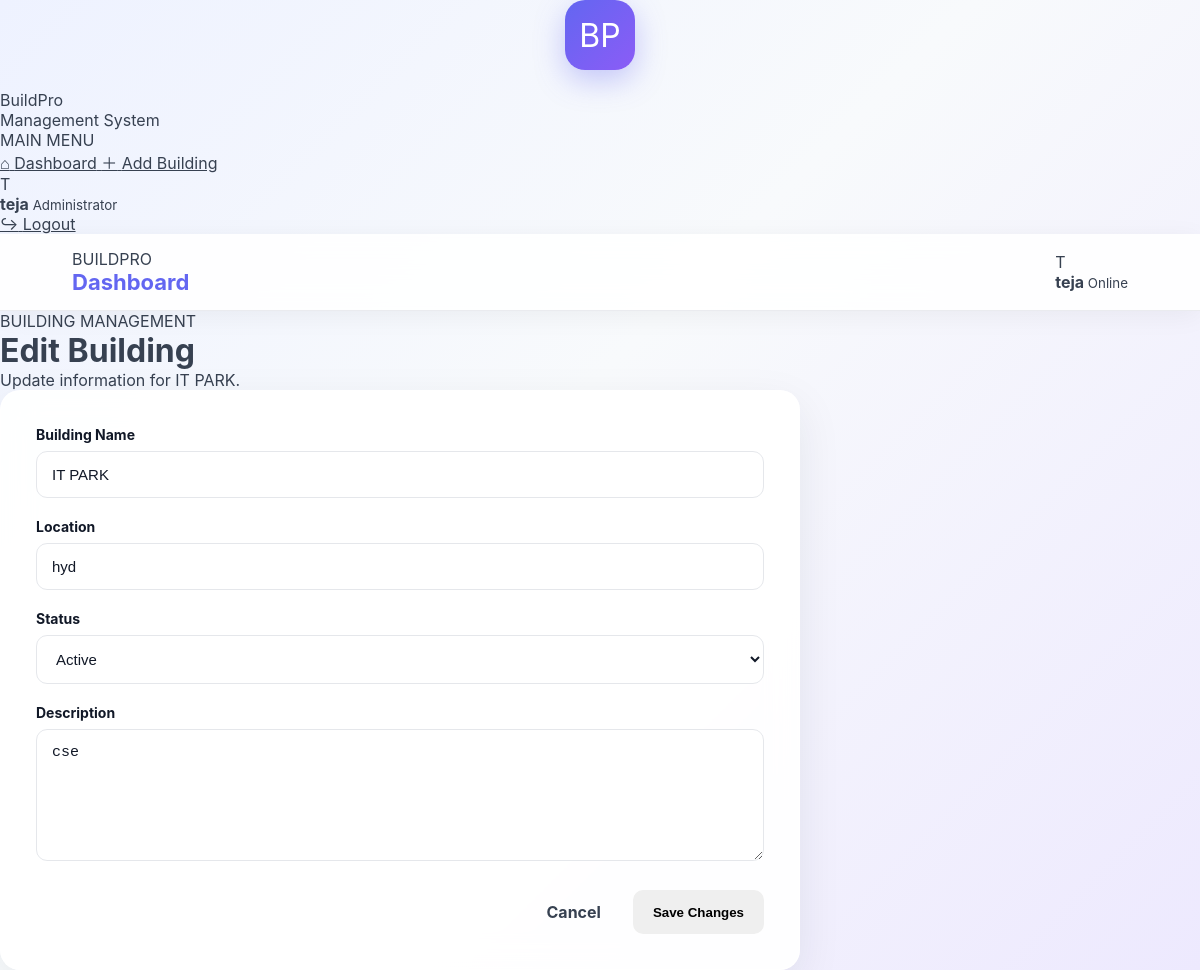
The page /building/edit/1/ (signed in) on the database its author committed.
### build/models.py (models this page shows, shortened)
class Building(models.Model):
    STATUS_CHOICES = [
        ("Active", "Active"),
        ("Inactive", "Inactive"),
        ("Maintenance", "Maintenance"),
    ]
    name = models.CharField(max_length=100)
    location = models.CharField(
        max_length=200,
        blank=True
    )
    description = models.TextField(
        blank=True
    )
    status = models.CharField(
        max_length=50,
        choices=STATUS_CHOICES,
        default="Active"
    )
    created_at = models.DateTimeField(
        auto_now_add=True
    )
    updated_at = models.DateTimeField(
        auto_now=True
    )

### build/views.py (the view, shortened to what this page needs)
@login_required
def edit_building(request, id):
    building = get_object_or_404(
        Building,
        id=id,
    )
    return render(
        request,
        "build/edit_building.html",
        {
            "building": building,
        },
    )

### build/templates/build/edit_building.html (shortened to what this page needs)
{% extends "build/base.html" %}
{% block content %}
<div class="page-heading">
    <div>
        <span class="eyebrow">
            BUILDING MANAGEMENT
        </span>
        <h1>
            Edit Building
        </h1>
        <p>
            Update information for {{ building.name }}.
        </p>
    </div>
</div>
<div class="form-card">
    <form method="POST">
        <div class="form-grid">
            <div class="form-group full">
                <label>
                    Building Name
                </label>
                <input
                    type="text"
                    name="name"
                    value="{{ building.name }}"
                    required
                >
            </div>
            <div class="form-group">
                <label>
                    Location
                </label>
                <input
                    type="text"
                    name="location"
                    value="{{ building.location }}"
                >
            </div>
            <div class="form-group">
                <label>
                    Status
                </label>
                <select name="status">
                    <option value="Active"
                        {% if building.status == "Active" %}selected{% endif %}>
                        Active
                    </option>
                </select>
            </div>
            <div class="form-group full">
                <label>
                    Description
                </label>
                <textarea
                    name="description"
                    rows="6"
                >{{ building.description }}</textarea>
            </div>
        </div>
        <div class="form-actions">
            <a href="{% url 'building_detail' building.id %}"
               class="btn btn-secondary">
                Cancel
            </a>
            <button type="submit"
                    class="btn btn-primary">
                Save Changes
            </button>
        </div>
    </form>
</div>
{% endblock %}

### build/templates/build/base.html (shortened to what this page needs)
{% load static %}
<!DOCTYPE html>
<html lang="en">
<head>
    <link
        rel="stylesheet"
        href="{% static 'build/style.css' %}"
    >
</head>
<body>
<div class="app-background">
    {% if request.user.is_authenticated %}
    <aside class="sidebar">
        <div class="brand">
            <div class="brand-icon">BP</div>
            <div>
                <div class="brand-name">BuildPro</div>
                <div class="brand-subtitle">
                    Management System
                </div>
            </div>
        </div>
        <div class="menu-label">
            MAIN MENU
        </div>
        <nav class="sidebar-menu">
            <a
                href="{% url 'dashboard' %}"
                class="menu-item"
            >
                <span class="menu-icon">⌂</span>
                <span>Dashboard</span>
            </a>
            <a
                href="{% url 'add_building' %}"
                class="menu-item"
            >
                <span class="menu-icon">＋</span>
                <span>Add Building</span>
            </a>
        </nav>
        <div class="sidebar-bottom">
            <div class="user-card">
                <div class="user-avatar">
                    {{ request.user.username|first|upper }}
                </div>
                <div class="user-details">
                    <strong>
                        {{ request.user.username }}
                    </strong>
                    <small>
                        Administrator
                    </small>
                </div>
            </div>
            <a
                href="{% url 'logout' %}"
                class="logout-link"
            >
                <span>↪</span>
                Logout
            </a>
        </div>
    </aside>
    {% endif %}
    <main
        class="{% if request.user.is_authenticated %}main-content{% else %}full-content{% endif %}"
    >
        {% if request.user.is_authenticated %}
        <header class="topbar">
            <div>
                <span class="topbar-label">
                    BUILDPRO
                </span>
                <h2>
                    {% block page_heading %}
                    Dashboard
                    {% endblock %}
                </h2>
            </div>
            <div class="topbar-user">
                <div class="topbar-avatar">
                    {{ request.user.username|first|upper }}
                </div>
                <div>
                    <strong>
                        {{ request.user.username }}
                    </strong>
                    <small>
                        Online
                    </small>
                </div>
            </div>
        </header>
        {% endif %}
        {% block content %}
        {% endblock %}
    </main>
</div>
</body>
</html>

### build/static/build/style.css (style rules this page uses)
* { margin: 0; padding: 0; box-sizing: border-box; }
:root { --primary: #6366f1; --primary-dark: #4f46e5; --secondary: #8b5cf6; --dark: #111827; --text: #374151; --muted: #6b7280; --white: #ffffff; --border: #e5e7eb; --success: #16a34a; --danger: #dc2626; }
body { font-family: Inter, Arial, Helvetica, sans-serif; color: var(--text); min-height: 100vh; background: linear-gradient( 135deg, #eef2ff 0%, #f8fafc 45%, #ede9fe 100% ); }
a { color: inherit; }
.brand-icon { width: 70px; height: 70px; margin: 0 auto 20px; display: flex; align-items: center; justify-content: center; border-radius: 20px; background: linear-gradient( 135deg, var(--primary), var(--secondary) ); color: white; font-size: 32px; box-shadow: 0 10px 30px rgba(99, 102, 241, 0.35); }
.form-group { margin-bottom: 20px; text-align: left; }
.form-group label { display: block; margin-bottom: 8px; font-size: 14px; font-weight: 700; color: var(--dark); }
.form-group input, .form-group textarea, .form-group select { width: 100%; padding: 14px 15px; border: 1px solid var(--border); border-radius: 11px; background: white; color: var(--dark); font-size: 15px; outline: none; transition: 0.2s; }
.topbar { min-height: 75px; padding: 15px 6%; display: flex; align-items: center; justify-content: space-between; background: rgba(255, 255, 255, 0.88); backdrop-filter: blur(15px); border-bottom: 1px solid rgba(229, 231, 235, 0.8); box-shadow: 0 5px 25px rgba(0, 0, 0, 0.05); }
.topbar h2 { color: var(--primary); font-size: 22px; }
.form-card, .card, .dashboard-card { background: rgba(255, 255, 255, 0.92); backdrop-filter: blur(15px); border: 1px solid rgba(255, 255, 255, 0.8); border-radius: 20px; box-shadow: 0 15px 45px rgba(31, 41, 55, 0.08); }
.form-card { max-width: 800px; padding: 35px; }
.btn { display: inline-block; padding: 12px 20px; border-radius: 10px; text-decoration: none; border: none; font-weight: 700; cursor: pointer; transition: 0.2s; }
.form-actions { display: flex; justify-content: flex-end; gap: 12px; margin-top: 25px; }

### rows shown on the page
Building: name "IT PARK", location "hyd", status "Active", description "cse"

### other values the page prints
{{ request.user.username|first|upper }} "T"
{{ request.user.username }} "teja"
